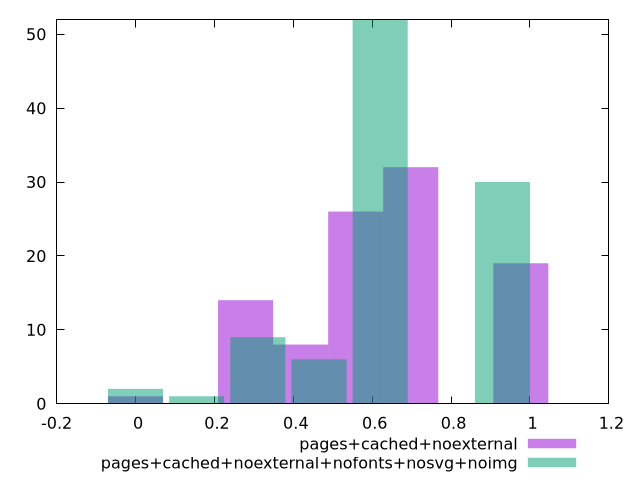

Recreate this plot in gnuplot.
$_pagesCachedNoexternal <<EOF
0.2790763793884207 14
0.6976909484710518 32
0.5581527587768415 26
0.9767673278594725 19
0.41861456908263106 8
0 1
EOF
$_pagesCachedNoexternalNofontsNosvgNoimg <<EOF
0.6201384092051858 52
0.3100692046025929 9
0.9302076138077787 30
0.46510380690388936 6
0.15503460230129645 1
0 2
EOF
set key outside below
set terminal pngcairo
set output "report_00005_2020-11-02T22-26-11.212Z/cumulative-layout-shift/cumulative-layout-shift_pages+cached+noexternal_pages+cached+noexternal+nofonts+nosvg+noimg+hist.png"
set boxwidth 0.13953818969421036
set style fill transparent solid 0.5 noborder
set yrange [0:52]
plot $_pagesCachedNoexternal title "pages+cached+noexternal" with boxes ,$_pagesCachedNoexternalNofontsNosvgNoimg title "pages+cached+noexternal+nofonts+nosvg+noimg" with boxes ,
